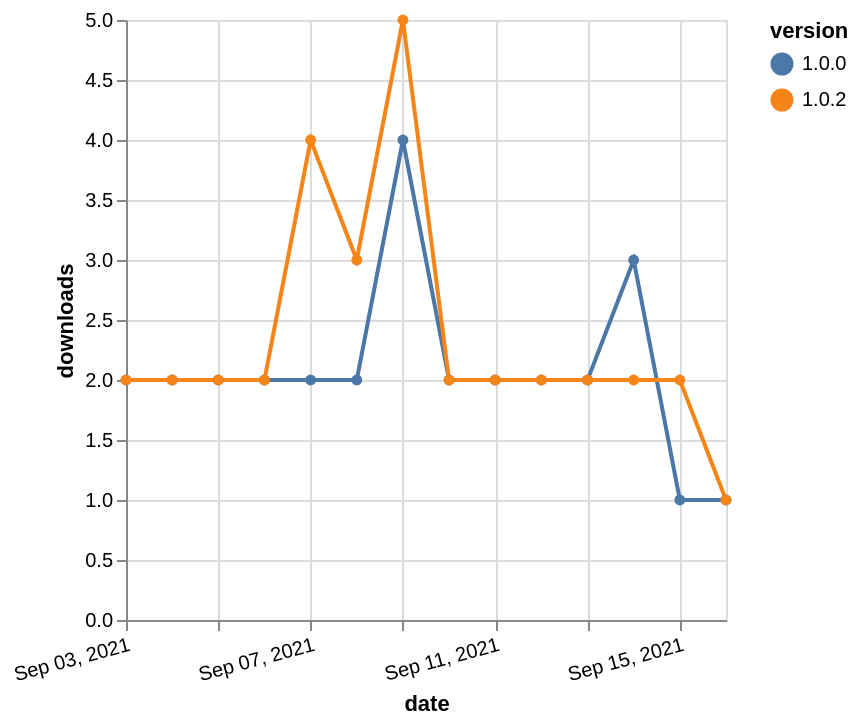

This figure's Vega-Lite source:
### Vega-Lite specification from a JSON file in a GitHub repository (floating-point values rounded to 4 significant figures)
{"$schema": "https://vega.github.io/schema/vega-lite/v5.json", "description": "A simple bar chart with embedded data.", "data": {"values": [{"date": "2021-09-03", "total": 751, "delta": 2, "version": "1.0.0"}, {"date": "2021-09-04", "total": 753, "delta": 2, "version": "1.0.0"}, {"date": "2021-09-05", "total": 755, "delta": 2, "version": "1.0.0"}, {"date": "2021-09-06", "total": 757, "delta": 2, "version": "1.0.0"}, {"date": "2021-09-07", "total": 759, "delta": 2, "version": "1.0.0"}, {"date": "2021-09-08", "total": 761, "delta": 2, "version": "1.0.0"}, {"date": "2021-09-09", "total": 765, "delta": 4, "version": "1.0.0"}, {"date": "2021-09-10", "total": 767, "delta": 2, "version": "1.0.0"}, {"date": "2021-09-11", "total": 769, "delta": 2, "version": "1.0.0"}, {"date": "2021-09-12", "total": 771, "delta": 2, "version": "1.0.0"}, {"date": "2021-09-13", "total": 773, "delta": 2, "version": "1.0.0"}, {"date": "2021-09-14", "total": 776, "delta": 3, "version": "1.0.0"}, {"date": "2021-09-15", "total": 777, "delta": 1, "version": "1.0.0"}, {"date": "2021-09-16", "total": 778, "delta": 1, "version": "1.0.0"}, {"date": "2021-09-03", "total": 668, "delta": 2, "version": "1.0.2"}, {"date": "2021-09-04", "total": 670, "delta": 2, "version": "1.0.2"}, {"date": "2021-09-05", "total": 672, "delta": 2, "version": "1.0.2"}, {"date": "2021-09-06", "total": 674, "delta": 2, "version": "1.0.2"}, {"date": "2021-09-07", "total": 678, "delta": 4, "version": "1.0.2"}, {"date": "2021-09-08", "total": 681, "delta": 3, "version": "1.0.2"}, {"date": "2021-09-09", "total": 686, "delta": 5, "version": "1.0.2"}, {"date": "2021-09-10", "total": 688, "delta": 2, "version": "1.0.2"}, {"date": "2021-09-11", "total": 690, "delta": 2, "version": "1.0.2"}, {"date": "2021-09-12", "total": 692, "delta": 2, "version": "1.0.2"}, {"date": "2021-09-13", "total": 694, "delta": 2, "version": "1.0.2"}, {"date": "2021-09-14", "total": 696, "delta": 2, "version": "1.0.2"}, {"date": "2021-09-15", "total": 698, "delta": 2, "version": "1.0.2"}, {"date": "2021-09-16", "total": 699, "delta": 1, "version": "1.0.2"}]}, "width": "container", "mark": {"type": "line", "point": {"filled": true}}, "encoding": {"x": {"field": "date", "type": "temporal", "timeUnit": "yearmonthdate", "title": "date", "axis": {"labelAngle": -15}}, "y": {"field": "delta", "type": "quantitative", "title": "downloads"}, "color": {"field": "version", "type": "nominal"}, "tooltip": {"field": "delta"}}}
